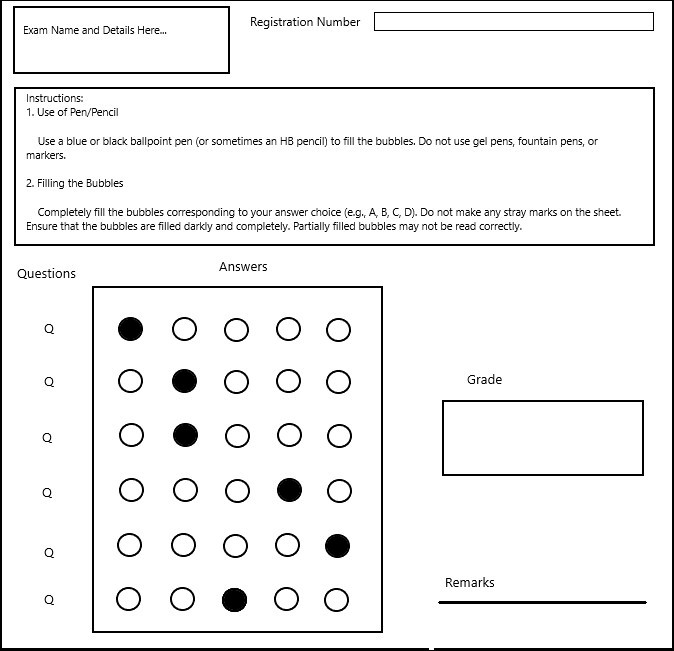
#> input picture omr4-marked.jpg, 674 x 651 px
$ python main.py
#> lines starting #> are read from the running program, lines starting #| are printed output that depends on the picture; after the words box and inside, x2 and y2 are one past the last pixel; in counts of white or black regions, pixels touching at a corner belong together; long printed decimals are rounded
### utils.py
import cv2
import numpy as np

def stackImages(scale, imgArray):
    rows = len(imgArray)
    cols = len(imgArray[0])
    rowsAvailable = isinstance(imgArray[0], list)
    width = imgArray[0][0].shape[1]
    height = imgArray[0][0].shape[0]
    if rowsAvailable:
        for x in range ( 0, rows):
            for y in range(0, cols):
                if imgArray[x][y].shape[:2] == imgArray[0][0].shape [:2]:
                    imgArray[x][y] = cv2.resize(imgArray[x][y], (0, 0), None, scale, scale)
                else:
                    imgArray[x][y] = cv2.resize(imgArray[x][y], (imgArray[0][0].shape[1], imgArray[0][0].shape[0]), None, scale, scale)
                if len(imgArray[x][y].shape) == 2: imgArray[x][y]= cv2.cvtColor( imgArray[x][y], cv2.COLOR_GRAY2BGR)
        imageBlank = np.zeros((height, width, 3), np.uint8)
        hor = [imageBlank]*rows
        hor_con = [imageBlank]*rows
        for x in range(0, rows):
            hor[x] = np.hstack(imgArray[x])
        ver = np.vstack(hor)
    else:
        for x in range(0, rows):
            if imgArray[x].shape[:2] == imgArray[0].shape[:2]:
                imgArray[x] = cv2.resize(imgArray[x], (0, 0), None, scale, scale)
            else:
                imgArray[x] = cv2.resize(imgArray[x], (imgArray[0].shape[1], imgArray[0].shape[0]), None, scale, scale)
            if len(imgArray[x].shape) == 2: imgArray[x] = cv2.cvtColor(imgArray[x], cv2.COLOR_GRAY2BGR)
        hor= np.hstack(imgArray)
        ver = hor
    return ver


def rectContours(contours):

    rectCon = []

    for i in contours:
        #print("Contour", i)
        area = cv2.contourArea(i)
        #print("Area",area)
        if area>20:
            peri = cv2.arcLength(i, True)
            approx = cv2.approxPolyDP(i, 0.02*peri, True) #approximate a shape with a polygon with 0.02*peri accuracy. returns the corner points

            #print("Corner Points", len(approx))

            if len(approx) == 4:
                rectCon.append(i)

    rectCon = sorted(rectCon, key=cv2.contourArea, reverse=True)

    return rectCon

def getCornerPoints(contour):
    peri = cv2.arcLength(contour, True)
    approx = cv2.approxPolyDP(contour, 0.02*peri, True) #approximate a shape with a polygon with 0.02*peri accuracy. returns the corner points
    return approx

def reorder(myPoints):
    myPoints = myPoints.reshape(4,2) # reshape the img to 4x2
    myPointsNew = np.zeros((4,1,2), np.int32) # create a new array with 4x1x2
    add = myPoints.sum(1) # sum of x and y

    #print(myPoints)
    #print(add)

    myPointsNew[0] = myPoints[np.argmin(add)] # 0,0
    myPointsNew[3] = myPoints[np.argmax(add)] # w,h
    diff = np.diff(myPoints, axis=1)
    myPointsNew[1] = myPoints[np.argmin(diff)] # w,0
    myPointsNew[2] = myPoints[np.argmax(diff)] # 0,h

    #print(myPointsNew)

    return myPointsNew

def splitBoxes(img):
    rows = np.vsplit(img, 6)
    boxes = []
    for r in rows:
        cols = np.hsplit(r, 5)
        for box in cols:
            boxes.append(box)
    return boxes

### main.py
import cv2
import numpy as np
import utils
#################### Varaibles ####################

path = 'omr4-marked.jpg'
widthImg = 600
heightImg = 600
questions = 6
choices = 5
answer = [0,1,1,3,2,4]

###################################################

# Load the image
img = cv2.imread(path)
#> img is the input picture: shape (651, 674, 3); min 0, max 255, mean 239.7
img = cv2.resize(img, (widthImg, heightImg))
#> img: shape (600, 600, 3)
imgContour = img.copy()
imgBiggestContour = img.copy()

#convert the image to gray
imgGray = cv2.cvtColor(img, cv2.COLOR_BGR2GRAY)

#blur the image
imgBlur = cv2.GaussianBlur(imgGray, (5, 5), 1)
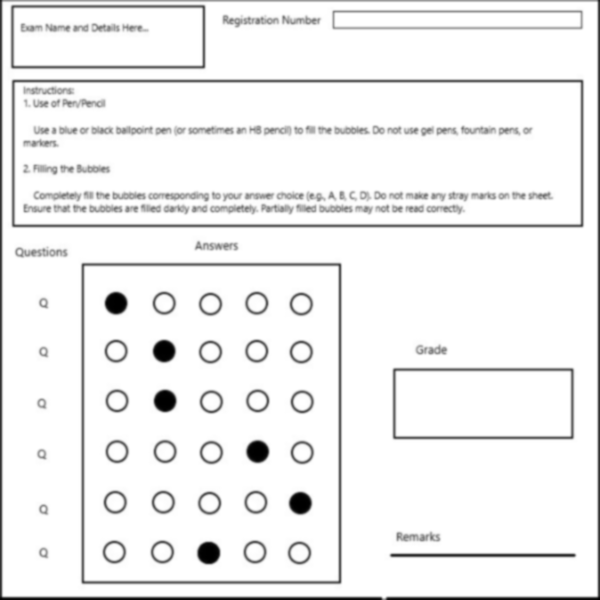
#> imgBlur: shape (600, 600); min 0, max 255, mean 239.8

#detect edges
imgCanny = cv2.Canny(imgBlur, 10, 50)
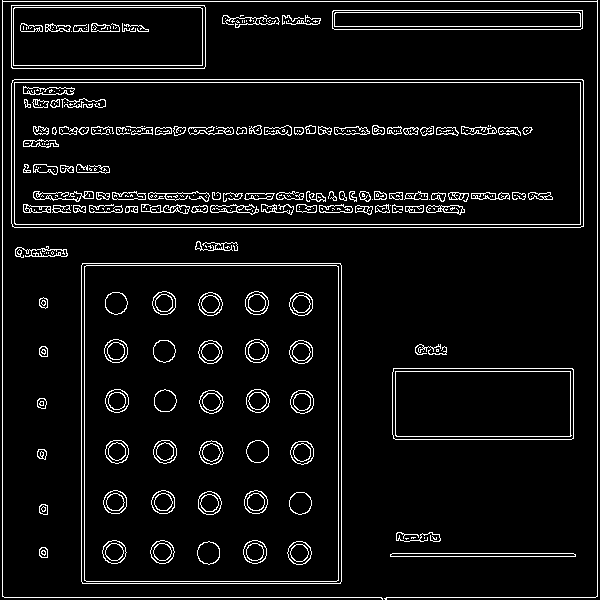
#> imgCanny: shape (600, 600); 6.2% white in thin lines or dots

#blank image
imgBlank = np.zeros_like(img)

#find the contours
contours, hierarchy = cv2.findContours(imgCanny, cv2.RETR_EXTERNAL, cv2.CHAIN_APPROX_NONE)
#> contours = 43 contours, 27 with area under 20; largest, box (x1, y1, x2, y2) and area: (11, 79, 584, 228) 84643, (81, 263, 342, 584) 83194, (392, 368, 574, 440) 12840, (11, 5, 206, 69) 12218, (332, 10, 583, 30) 4746
cv2.drawContours(imgContour, contours, -1, (0, 255, 0), 1)
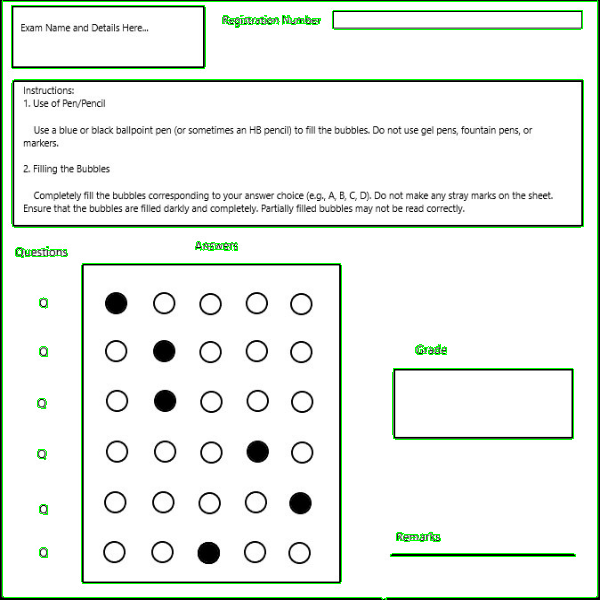
#> imgContour: shape (600, 600, 3); mean B, G, R 234.8, 240.5, 234.8


#fing the area of the contours
rectCon = utils.rectContours(contours)
#> the loop in rectContours, `for i in contours: #print("Contour", i)` made 43 passes
#> (area, peri, approx) on passes 1, 11, 18, 24, 40, 41, 42: (552, 374.8, [[390, 554], [575, 556]]), (12839.5, 501.1, [[393, 368], [395, 439], [573, 438], [572, 368]]), (83194, 1157.7, [[82, 263], [82, 583], [340, 583], [340, 263]]), (84643, 1436.5, [[11, 83], [14, 227], [583, 226], [582, 79]]), (29, 344.4, [[222, 17], [256, 18], [235, 27], [279, 21]]), (4746.5, 536.2, [[332, 11], [334, 29], [582, 28], [582, 10]]), (12218.5, 512.2, [[11, 5], [12, 68], [205, 66], [204, 5]])
#> (area, peri) on passes 2, 8, 9, 10, 15, 17: (74, 32.49), (72.5, 33.07), (74.5, 33.9), (77.5, 33.9), (74, 32.49), (71, 33.31)
#> after the loop in rectContours, `for i in contours:`: rectCon = 6 contours; box (x1, y1, x2, y2) and area: (11, 79, 584, 228) 84643, (81, 263, 342, 584) 83194, (392, 368, 574, 440) 12840, (11, 5, 206, 69) 12218, (332, 10, 583, 30) 4746, (222, 15, 280, 28) 29

biggestContour = utils.getCornerPoints(rectCon[1])
#> in getCornerPoints, `peri = cv2.arcLength(contour, True)`: peri = 1157.7
#> in getCornerPoints, `approx = cv2.approxPolyDP(contour, 0.02*peri, True)`: approx = [[82, 263], [82, 583], [340, 583], [340, 263]]
#> biggestContour = [[82, 263], [82, 583], [340, 583], [340, 263]]

#print(biggestContour.shape)

if biggestContour.size != 0:
    cv2.drawContours(imgBiggestContour, biggestContour, -1, (255, 0, 0), 20)
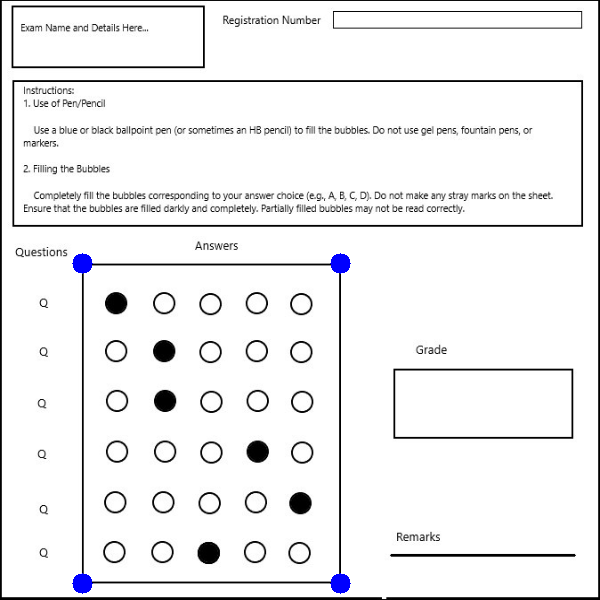
#> imgBiggestContour: shape (600, 600, 3); mean B, G, R 239.7, 238.8, 238.8
    biggestContour = utils.reorder(biggestContour)
#> in reorder, `add = myPoints.sum(1)`: add = [345, 665, 923, 603]
#> in reorder, `diff = np.diff(myPoints, axis=1)`: diff = [181, 501, 243, -77]
#> biggestContour = [[82, 263], [340, 263], [82, 583], [340, 583]]

    pt1 = np.float32(utils.reorder(biggestContour))
#> pt1 = [[82, 263], [340, 263], [82, 583], [340, 583]]
    pt2 = np.float32([[0,0], [widthImg, 0], [0, heightImg], [widthImg, heightImg]])

    matrix = cv2.getPerspectiveTransform(pt1, pt2) #get the perspective transform matrix
#> matrix = [[2.33, 1.48e-17, -190.7], [0, 1.87, -493.1], [-7.34e-19, 0, 1]]
    imgWarpColored = cv2.warpPerspective(img, matrix, (widthImg, heightImg)) #warp the image
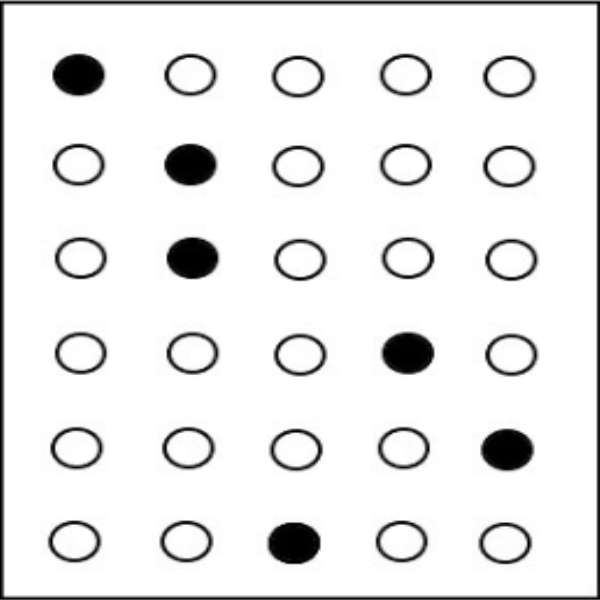
#> imgWarpColored: shape (600, 600, 3); min 0, max 255, mean 233.7
    imgWarpGray = cv2.cvtColor(imgWarpColored, cv2.COLOR_BGR2GRAY) #convert the warped image to gray
    imgThresh = cv2.threshold(imgWarpGray, 170, 255, cv2.THRESH_BINARY_INV)[1] #threshold the image
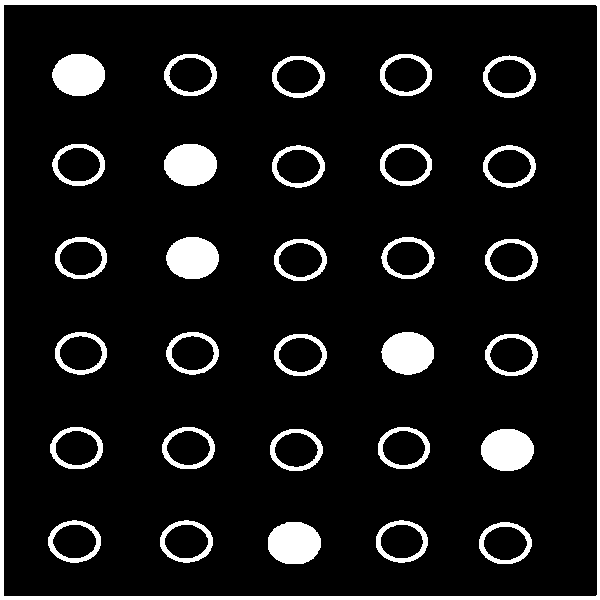
#> imgThresh: shape (600, 600); 10% white; 31 white regions, largest, box (x1, y1, x2, y2) and area: (0, 0, 600, 600) 9539, (268, 522, 321, 564) 1807, (381, 332, 434, 375) 1774

    boxes = utils.splitBoxes(imgThresh)
#> in splitBoxes, `rows = np.vsplit(img, 6)`: rows = 6 items
#> the loop in splitBoxes, `for r in rows:` made 6 passes
#> after the loop in splitBoxes, `for r in rows:`: boxes = 30 items
#> boxes = 30 items
    #cv2.imshow('Split Image', boxes[6])
    #print(cv2.countNonZero(boxes[1]),cv2.countNonZero(boxes[2]))

#find the pixel value of each box
    myPixelVal = np.zeros((questions, choices))
    countC = 0
    countR = 0

    for image in boxes:
        totalPixels = cv2.countNonZero(image)
        myPixelVal[countR][countC] = totalPixels
        countC += 1
        if countC == choices:
            countR += 1
            countC = 0
#> this loop made 30 passes
#> totalPixels on passes 1 to 12: 2742, 1258, 1259, 1252, 1546, 1060, 1768, 659, 657, 960, 1057, 1758
#> after the loop, countC = 0; countR = 6; myPixelVal = [[2742, 1258, 1259, 1252, 1546], [1060, 1768, 659, 657, 960], [1057, 1758, 650, 658, 956], [1063, 664, 650, 1774, 955], [1058, 654, 660, 648, 2073], [1524, 1138, 2287, 1146, 1412]]

    #print(myPixelVal)

#storing the index of the boxes with the highest pixel value
    myIndex = []

    for x in range(0, questions):
        arr = myPixelVal[x]
        myIndexVal = np.where(arr == np.amax(arr))
        #print(myIndexVal[0])
        myIndex.append(myIndexVal[0][0])
#> this loop made 6 passes
#> (arr, myIndexVal) on passes 1 to 6: ([2742, 1258, 1259, 1252, 1546], ([0],)), ([1060, 1768, 659, 657, 960], ([1],)), ([1057, 1758, 650, 658, 956], ([1],)), ([1063, 664, 650, 1774, 955], ([3],)), ([1058, 654, 660, 648, 2073], ([4],)), ([1524, 1138, 2287, 1146, 1412], ([2],))
#> after the loop, myIndex = [0, 1, 1, 3, 4, 2]
    print(myIndex)
#| [0, 1, 1, 3, 4, 2]

#compare the pixel value with the answer key
    grading = []

    for x in range(0, questions):
        if myIndex[x] == answer[x]:
            grading.append(1)
        else:
            grading.append(0)
#> after the loop, grading = [1, 1, 1, 1, 0, 0]
    print(grading)
#| [1, 1, 1, 1, 0, 0]

#find the percentage
    score = (sum(grading)/questions)*100
#> score = 66.67
    print(score)
#| 66.667


#stakcing all images inside an array
stackImages = utils.stackImages(0.6, ([imgCanny, imgContour, imgBiggestContour], [imgWarpColored, imgWarpGray, imgThresh]))
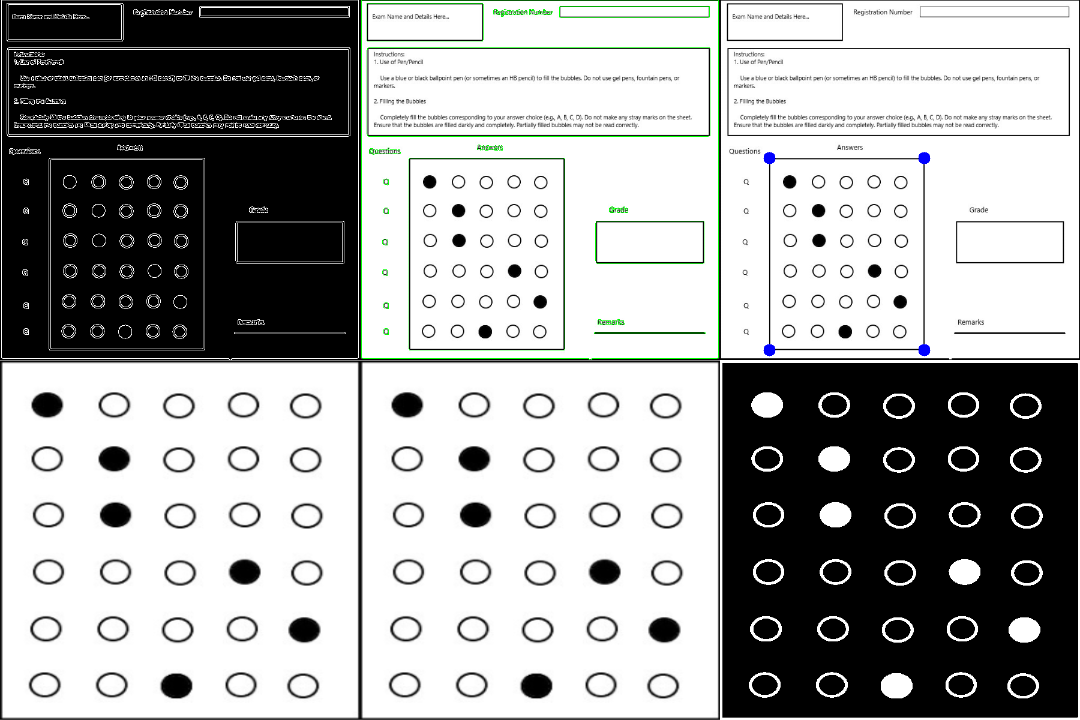
#> stackImages: shape (720, 1080, 3); mean B, G, R 164, 164.8, 163.8

cv2.imshow('Original Image', stackImages)
cv2.waitKey(0)
